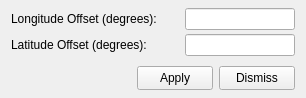
<?xml version="1.0" encoding="UTF-8"?>
<!--
  mbnavedit_offset.ui - Controls > Position Offset of the navigation editor (mbnavedit's
  form_offset): a constant shift added to every position read. Loaded at runtime by
  src/mbnavedit/mbnavedit_window.cpp. Absolute geometry, no layouts.
-->
<ui version="4.0">
 <class>MbNavEditOffsetDialog</class>
 <widget class="QDialog" name="MbNavEditOffsetDialog">
  <property name="geometry">
   <rect><x>0</x><y>0</y><width>306</width><height>98</height></rect>
  </property>
  <property name="windowTitle">
   <string>MBnavedit - Position Offset</string>
  </property>
  <widget class="QLabel" name="label_offset_lon">
   <property name="geometry"><rect><x>11</x><y>8</y><width>170</width><height>22</height></rect></property>
   <property name="text"><string>Longitude Offset (degrees):</string></property>
  </widget>
  <widget class="QLineEdit" name="textField_lon_offset">
   <property name="geometry"><rect><x>185</x><y>8</y><width>110</width><height>22</height></rect></property>
  </widget>
  <widget class="QLabel" name="label_offset_lat">
   <property name="geometry"><rect><x>11</x><y>34</y><width>170</width><height>22</height></rect></property>
   <property name="text"><string>Latitude Offset (degrees):</string></property>
  </widget>
  <widget class="QLineEdit" name="textField_lat_offset">
   <property name="geometry"><rect><x>185</x><y>34</y><width>110</width><height>22</height></rect></property>
  </widget>
  <widget class="QPushButton" name="pushButton_offset_apply">
   <property name="geometry"><rect><x>137</x><y>66</y><width>76</width><height>24</height></rect></property>
   <property name="text"><string>Apply</string></property>
   <property name="autoDefault"><bool>false</bool></property>
  </widget>
  <widget class="QPushButton" name="pushButton_offset_dismiss">
   <property name="geometry"><rect><x>219</x><y>66</y><width>76</width><height>24</height></rect></property>
   <property name="text"><string>Dismiss</string></property>
   <property name="autoDefault"><bool>false</bool></property>
  </widget>
 </widget>
 <resources/>
 <connections/>
</ui>
